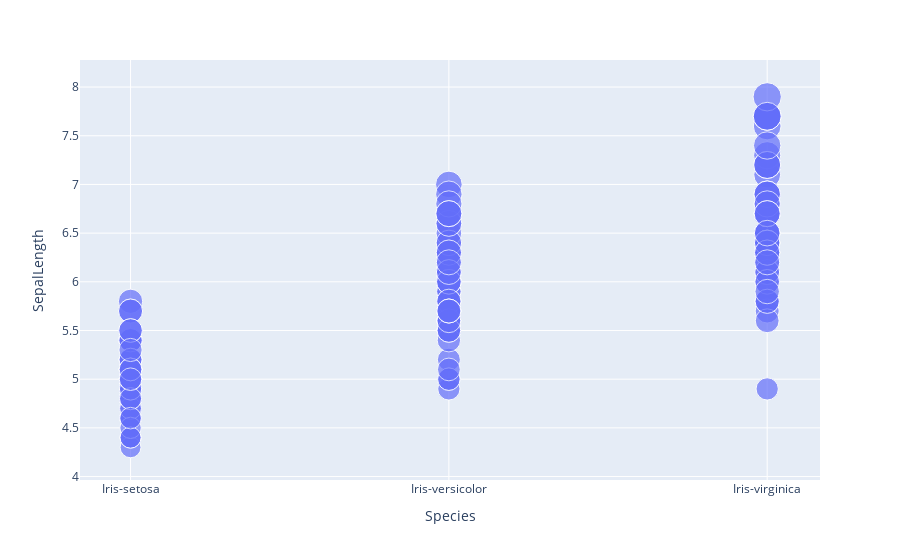

Here is the notebook cell this chart was saved with:
### Code cell
px.scatter(iris_data, x='Species', y='SepalLength', size='SepalLength')

### Figure 1 — Plotly figure (JSON) as saved in the notebook; plotly's stock layout.template omitted (floating-point values rounded to 4 significant figures; data arrays with more than 128 entries replaced by an {"elided": "..."} marker saying what was removed)
{"data": [{"hovertemplate": "Species=%{x}<br>SepalLength=%{marker.size}<extra></extra>", "legendgroup": "", "marker": {"color": "#636efa", "size": {"elided": "150 float values"}, "sizemode": "area", "sizeref": 0.01975, "symbol": "circle"}, "mode": "markers", "name": "", "orientation": "v", "showlegend": false, "type": "scatter", "x": {"elided": "150 str values"}, "xaxis": "x", "y": {"elided": "150 float values"}, "yaxis": "y"}], "layout": {"legend": {"itemsizing": "constant", "tracegroupgap": 0}, "margin": {"t": 60}, "xaxis": {"anchor": "y", "domain": [0, 1], "title": {"text": "Species"}}, "yaxis": {"anchor": "x", "domain": [0, 1], "title": {"text": "SepalLength"}}}}
